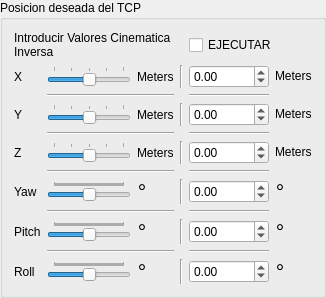
                 <widget class="QGroupBox" name="groupBox">
                  <property name="title">
                   <string>Posicion deseada del TCP</string>
                  </property>
                  <layout class="QGridLayout" name="gridLayout_14">
                   <item row="7" column="0">
                    <widget class="QLabel" name="label_16">
                     <property name="text">
                      <string>Yaw</string>
                     </property>
                    </widget>
                   </item>
                   <item row="7" column="2">
                    <widget class="QLabel" name="label_35">
                     <property name="font">
                      <font>
                       <pointsize>16</pointsize>
                       <italic>true</italic>
                      </font>
                     </property>
                     <property name="text">
                      <string>°</string>
                     </property>
                    </widget>
                   </item>
                   <item row="1" column="4">
                    <widget class="QDoubleSpinBox" name="xBox">
                     <property name="minimumSize">
                      <size>
                       <width>80</width>
                       <height>0</height>
                      </size>
                     </property>
                     <property name="maximumSize">
                      <size>
                       <width>40</width>
                       <height>16777215</height>
                      </size>
                     </property>
                     <property name="toolTip">
                      <string>Para Mayor Precision</string>
                     </property>
                     <property name="decimals">
                      <number>2</number>
                     </property>
                     <property name="minimum">
                      <double>-10.000000000000000</double>
                     </property>
                     <property name="maximum">
                      <double>10.000000000000000</double>
                     </property>
                     <property name="singleStep">
                      <double>0.100000000000000</double>
                     </property>
                    </widget>
                   </item>
                   <item row="5" column="3">
                    <widget class="Line" name="line_24">
                     <property name="orientation">
                      <enum>Qt::Vertical</enum>
                     </property>
                    </widget>
                   </item>
                   <item row="11" column="2">
                    <widget class="QLabel" name="label_37">
                     <property name="font">
                      <font>
                       <pointsize>16</pointsize>
                       <italic>true</italic>
                      </font>
                     </property>
                     <property name="text">
                      <string>°</string>
                     </property>
                    </widget>
                   </item>
                   <item row="4" column="4">
                    <widget class="Line" name="line_31">
                     <property name="orientation">
                      <enum>Qt::Horizontal</enum>
                     </property>
                    </widget>
                   </item>
                   <item row="3" column="4">
                    <widget class="QDoubleSpinBox" name="yBox">
                     <property name="minimumSize">
                      <size>
                       <width>80</width>
                       <height>0</height>
                      </size>
                     </property>
                     <property name="maximumSize">
                      <size>
                       <width>40</width>
                       <height>16777215</height>
                      </size>
                     </property>
                     <property name="toolTip">
                      <string>Para Mayor Precision</string>
                     </property>
                     <property name="decimals">
                      <number>2</number>
                     </property>
                     <property name="minimum">
                      <double>-10.000000000000000</double>
                     </property>
                     <property name="maximum">
                      <double>10.000000000000000</double>
                     </property>
                     <property name="singleStep">
                      <double>0.100000000000000</double>
                     </property>
                    </widget>
                   </item>
                   <item row="6" column="1" colspan="2">
                    <widget class="Line" name="line_32">
                     <property name="orientation">
                      <enum>Qt::Horizontal</enum>
                     </property>
                    </widget>
                   </item>
                   <item row="9" column="3">
                    <widget class="Line" name="line_26">
                     <property name="orientation">
                      <enum>Qt::Vertical</enum>
                     </property>
                    </widget>
                   </item>
                   <item row="5" column="1">
                    <widget class="QSlider" name="zSlider">
                     <property name="toolTip">
                      <string>Menos Precision</string>
                     </property>
                     <property name="minimum">
                      <number>-10</number>
                     </property>
                     <property name="maximum">
                      <number>10</number>
                     </property>
                     <property name="singleStep">
                      <number>1</number>
                     </property>
                     <property name="orientation">
                      <enum>Qt::Horizontal</enum>
                     </property>
                     <property name="invertedAppearance">
                      <bool>false</bool>
                     </property>
                     <property name="tickPosition">
                      <enum>QSlider::TicksAbove</enum>
                     </property>
                     <property name="tickInterval">
                      <number>5</number>
                     </property>
                    </widget>
                   </item>
                   <item row="1" column="1">
                    <widget class="QSlider" name="xSlider">
                     <property name="toolTip">
                      <string>Menos Precision</string>
                     </property>
                     <property name="minimum">
                      <number>-10</number>
                     </property>
                     <property name="maximum">
                      <number>10</number>
                     </property>
                     <property name="singleStep">
                      <number>1</number>
                     </property>
                     <property name="pageStep">
                      <number>0</number>
                     </property>
                     <property name="orientation">
                      <enum>Qt::Horizontal</enum>
                     </property>
                     <property name="tickPosition">
                      <enum>QSlider::TicksAbove</enum>
                     </property>
                     <property name="tickInterval">
                      <number>5</number>
                     </property>
                    </widget>
                   </item>
                   <item row="7" column="3">
                    <widget class="Line" name="line_25">
                     <property name="orientation">
                      <enum>Qt::Vertical</enum>
                     </property>
                    </widget>
                   </item>
                   <item row="11" column="5">
                    <widget class="QLabel" name="label_47">
                     <property name="font">
                      <font>
                       <pointsize>16</pointsize>
                       <italic>true</italic>
                      </font>
                     </property>
                     <property name="text">
                      <string>°</string>
                     </property>
                    </widget>
                   </item>
                   <item row="3" column="1">
                    <widget class="QSlider" name="ySlider">
                     <property name="toolTip">
                      <string>Menos Precision</string>
                     </property>
                     <property name="minimum">
                      <number>-10</number>
                     </property>
                     <property name="maximum">
                      <number>10</number>
                     </property>
                     <property name="singleStep">
                      <number>1</number>
                     </property>
                     <property name="orientation">
                      <enum>Qt::Horizontal</enum>
                     </property>
                     <property name="tickPosition">
                      <enum>QSlider::TicksAbove</enum>
                     </property>
                     <property name="tickInterval">
                      <number>5</number>
                     </property>
                    </widget>
                   </item>
                   <item row="9" column="5">
                    <widget class="QLabel" name="label_46">
                     <property name="font">
                      <font>
                       <pointsize>16</pointsize>
                       <italic>true</italic>
                      </font>
                     </property>
                     <property name="text">
                      <string>°</string>
                     </property>
                    </widget>
                   </item>
                   <item row="2" column="4">
                    <widget class="Line" name="line_29">
                     <property name="orientation">
                      <enum>Qt::Horizontal</enum>
                     </property>
                    </widget>
                   </item>
                   <item row="1" column="2">
                    <widget class="QLabel" name="label_32">
                     <property name="text">
                      <string>Meters</string>
                     </property>
                    </widget>
                   </item>
                   <item row="8" column="4">
                    <widget class="Line" name="line_35">
                     <property name="orientation">
                      <enum>Qt::Horizontal</enum>
                     </property>
                    </widget>
                   </item>
                   <item row="11" column="1">
                    <widget class="QSlider" name="rollSlider">
                     <property name="toolTip">
                      <string>Menos Precision</string>
                     </property>
                     <property name="minimum">
                      <number>-180</number>
                     </property>
                     <property name="maximum">
                      <number>180</number>
                     </property>
                     <property name="singleStep">
                      <number>5</number>
                     </property>
                     <property name="pageStep">
                      <number>5</number>
                     </property>
                     <property name="orientation">
                      <enum>Qt::Horizontal</enum>
                     </property>
                     <property name="tickPosition">
                      <enum>QSlider::TicksAbove</enum>
                     </property>
                     <property name="tickInterval">
                      <number>5</number>
                     </property>
                    </widget>
                   </item>
                   <item row="9" column="4">
                    <widget class="QDoubleSpinBox" name="pitchBox">
                     <property name="minimumSize">
                      <size>
                       <width>80</width>
                       <height>0</height>
                      </size>
                     </property>
                     <property name="maximumSize">
                      <size>
                       <width>40</width>
                       <height>16777215</height>
                      </size>
                     </property>
                     <property name="toolTip">
                      <string>Para Mayor Precision</string>
                     </property>
                     <property name="decimals">
                      <number>2</number>
                     </property>
                     <property name="minimum">
                      <double>-180.000000000000000</double>
                     </property>
                     <property name="maximum">
                      <double>180.000000000000000</double>
                     </property>
                     <property name="singleStep">
                      <double>0.100000000000000</double>
                     </property>
                    </widget>
                   </item>
                   <item row="5" column="2">
                    <widget class="QLabel" name="label_34">
                     <property name="text">
                      <string>Meters</string>
                     </property>
                    </widget>
                   </item>
                   <item row="7" column="4">
                    <widget class="QDoubleSpinBox" name="yawBox">
                     <property name="minimumSize">
                      <size>
                       <width>80</width>
                       <height>0</height>
                      </size>
                     </property>
                     <property name="maximumSize">
                      <size>
                       <width>40</width>
                       <height>16777215</height>
                      </size>
                     </property>
                     <property name="toolTip">
                      <string>Para Mayor Precision</string>
                     </property>
                     <property name="decimals">
                      <number>2</number>
                     </property>
                     <property name="minimum">
                      <double>-180000000.000000000000000</double>
                     </property>
                     <property name="maximum">
                      <double>180.000000000000000</double>
                     </property>
                     <property name="singleStep">
                      <double>0.100000000000000</double>
                     </property>
                     <property name="value">
                      <double>0.000000000000000</double>
                     </property>
                    </widget>
                   </item>
                   <item row="7" column="5">
                    <widget class="QLabel" name="label_45">
                     <property name="font">
                      <font>
                       <pointsize>16</pointsize>
                       <italic>true</italic>
                      </font>
                     </property>
                     <property name="text">
                      <string>°</string>
                     </property>
                    </widget>
                   </item>
                   <item row="3" column="5">
                    <widget class="QLabel" name="label_43">
                     <property name="font">
                      <font>
                       <pointsize>16</pointsize>
                       <italic>true</italic>
                      </font>
                     </property>
                     <property name="text">
                      <string>&lt;html&gt;&lt;head/&gt;&lt;body&gt;&lt;p&gt;&lt;span style=&quot; font-size:9pt; font-style:normal;&quot;&gt;Meters&lt;/span&gt;&lt;/p&gt;&lt;/body&gt;&lt;/html&gt;</string>
                     </property>
                    </widget>
                   </item>
                   <item row="10" column="1" colspan="2">
                    <widget class="Line" name="line_37">
                     <property name="orientation">
                      <enum>Qt::Horizontal</enum>
                     </property>
                    </widget>
                   </item>
                   <item row="11" column="0">
                    <widget class="QLabel" name="label_18">
                     <property name="text">
                      <string>Roll</string>
                     </property>
                    </widget>
                   </item>
                   <item row="9" column="2">
                    <widget class="QLabel" name="label_36">
                     <property name="font">
                      <font>
                       <pointsize>16</pointsize>
                       <italic>true</italic>
                      </font>
                     </property>
                     <property name="text">
                      <string>°</string>
                     </property>
                    </widget>
                   </item>
                   <item row="8" column="1" colspan="2">
                    <widget class="Line" name="line_34">
                     <property name="orientation">
                      <enum>Qt::Horizontal</enum>
                     </property>
                    </widget>
                   </item>
                   <item row="4" column="1" colspan="2">
                    <widget class="Line" name="line_30">
                     <property name="orientation">
                      <enum>Qt::Horizontal</enum>
                     </property>
                    </widget>
                   </item>
                   <item row="5" column="0">
                    <widget class="QLabel" name="label_19">
                     <property name="text">
                      <string>Z</string>
                     </property>
                    </widget>
                   </item>
                   <item row="5" column="5">
                    <widget class="QLabel" name="label_44">
                     <property name="font">
                      <font>
                       <pointsize>16</pointsize>
                       <italic>true</italic>
                      </font>
                     </property>
                     <property name="text">
                      <string>&lt;html&gt;&lt;head/&gt;&lt;body&gt;&lt;p&gt;&lt;span style=&quot; font-size:9pt; font-style:normal;&quot;&gt;Meters&lt;/span&gt;&lt;/p&gt;&lt;/body&gt;&lt;/html&gt;</string>
                     </property>
                    </widget>
                   </item>
                   <item row="11" column="4">
                    <widget class="QDoubleSpinBox" name="rollBox">
                     <property name="minimumSize">
                      <size>
                       <width>80</width>
                       <height>0</height>
                      </size>
                     </property>
                     <property name="maximumSize">
                      <size>
                       <width>40</width>
                       <height>16777215</height>
                      </size>
                     </property>
                     <property name="toolTip">
                      <string>Para Mayor Precision</string>
                     </property>
                     <property name="decimals">
                      <number>2</number>
                     </property>
                     <property name="minimum">
                      <double>-180.000000000000000</double>
                     </property>
                     <property name="maximum">
                      <double>180.000000000000000</double>
                     </property>
                     <property name="singleStep">
                      <double>0.100000000000000</double>
                     </property>
                    </widget>
                   </item>
                   <item row="9" column="0">
                    <widget class="QLabel" name="label_17">
                     <property name="text">
                      <string>Pitch</string>
                     </property>
                    </widget>
                   </item>
                   <item row="3" column="3">
                    <widget class="Line" name="line_23">
                     <property name="orientation">
                      <enum>Qt::Vertical</enum>
                     </property>
                    </widget>
                   </item>
                   <item row="2" column="1" colspan="2">
                    <widget class="Line" name="line_28">
                     <property name="orientation">
                      <enum>Qt::Horizontal</enum>
                     </property>
                    </widget>
                   </item>
                   <item row="11" column="3">
                    <widget class="Line" name="line_27">
                     <property name="orientation">
                      <enum>Qt::Vertical</enum>
                     </property>
                    </widget>
                   </item>
                   <item row="10" column="4">
                    <widget class="Line" name="line_36">
                     <property name="orientation">
                      <enum>Qt::Horizontal</enum>
                     </property>
                    </widget>
                   </item>
                   <item row="5" column="4">
                    <widget class="QDoubleSpinBox" name="zBox">
                     <property name="minimumSize">
                      <size>
                       <width>80</width>
                       <height>0</height>
                      </size>
                     </property>
                     <property name="maximumSize">
                      <size>
                       <width>40</width>
                       <height>16777215</height>
                      </size>
                     </property>
                     <property name="toolTip">
                      <string>Para Mayor Precision</string>
                     </property>
                     <property name="decimals">
                      <number>2</number>
                     </property>
                     <property name="minimum">
                      <double>-10.000000000000000</double>
                     </property>
                     <property name="maximum">
                      <double>10.000000000000000</double>
                     </property>
                     <property name="singleStep">
                      <double>0.100000000000000</double>
                     </property>
                    </widget>
                   </item>
                   <item row="0" column="0" colspan="4">
                    <widget class="QLabel" name="label_38">
                     <property name="text">
                      <string>Introducir Valores Cinematica Inversa</string>
                     </property>
                     <property name="wordWrap">
                      <bool>true</bool>
                     </property>
                    </widget>
                   </item>
                   <item row="6" column="4">
                    <widget class="Line" name="line_33">
                     <property name="orientation">
                      <enum>Qt::Horizontal</enum>
                     </property>
                    </widget>
                   </item>
                   <item row="7" column="1">
                    <widget class="QSlider" name="yawSlider">
                     <property name="toolTip">
                      <string>Menos Precision</string>
                     </property>
                     <property name="minimum">
                      <number>-180</number>
                     </property>
                     <property name="maximum">
                      <number>180</number>
                     </property>
                     <property name="singleStep">
                      <number>5</number>
                     </property>
                     <property name="pageStep">
                      <number>5</number>
                     </property>
                     <property name="orientation">
                      <enum>Qt::Horizontal</enum>
                     </property>
                     <property name="tickPosition">
                      <enum>QSlider::TicksAbove</enum>
                     </property>
                     <property name="tickInterval">
                      <number>5</number>
                     </property>
                    </widget>
                   </item>
                   <item row="3" column="2">
                    <widget class="QLabel" name="label_33">
                     <property name="text">
                      <string>Meters</string>
                     </property>
                    </widget>
                   </item>
                   <item row="1" column="0">
                    <widget class="QLabel" name="label_2">
                     <property name="text">
                      <string>X</string>
                     </property>
                    </widget>
                   </item>
                   <item row="9" column="1">
                    <widget class="QSlider" name="pitchSlider">
                     <property name="toolTip">
                      <string>Menos Precision</string>
                     </property>
                     <property name="minimum">
                      <number>-180</number>
                     </property>
                     <property name="maximum">
                      <number>180</number>
                     </property>
                     <property name="singleStep">
                      <number>5</number>
                     </property>
                     <property name="pageStep">
                      <number>5</number>
                     </property>
                     <property name="orientation">
                      <enum>Qt::Horizontal</enum>
                     </property>
                     <property name="tickPosition">
                      <enum>QSlider::TicksAbove</enum>
                     </property>
                     <property name="tickInterval">
                      <number>5</number>
                     </property>
                    </widget>
                   </item>
                   <item row="3" column="0">
                    <widget class="QLabel" name="label_4">
                     <property name="text">
                      <string>Y</string>
                     </property>
                    </widget>
                   </item>
                   <item row="1" column="5">
                    <widget class="QLabel" name="label_42">
                     <property name="text">
                      <string>&lt;html&gt;&lt;head/&gt;&lt;body&gt;&lt;p&gt;Meters&lt;/p&gt;&lt;/body&gt;&lt;/html&gt;</string>
                     </property>
                    </widget>
                   </item>
                   <item row="1" column="3">
                    <widget class="Line" name="line_20">
                     <property name="orientation">
                      <enum>Qt::Vertical</enum>
                     </property>
                    </widget>
                   </item>
                   <item row="0" column="4" colspan="2">
                    <widget class="QCheckBox" name="checkBox">
                     <property name="text">
                      <string>EJECUTAR</string>
                     </property>
                    </widget>
                   </item>
                  </layout>
                 </widget>
